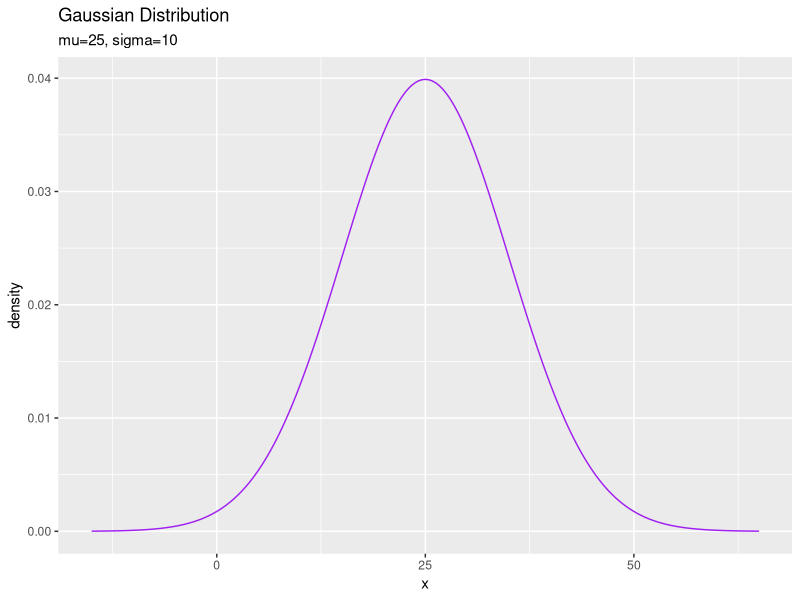
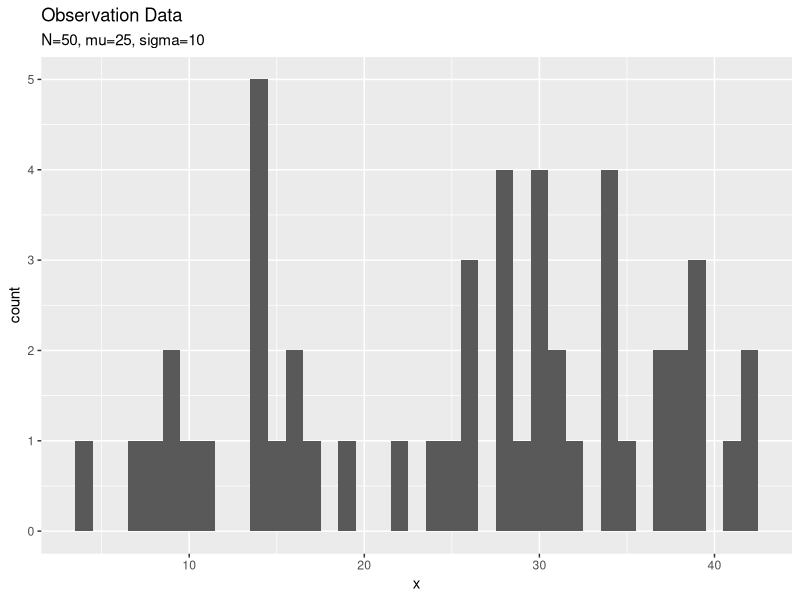
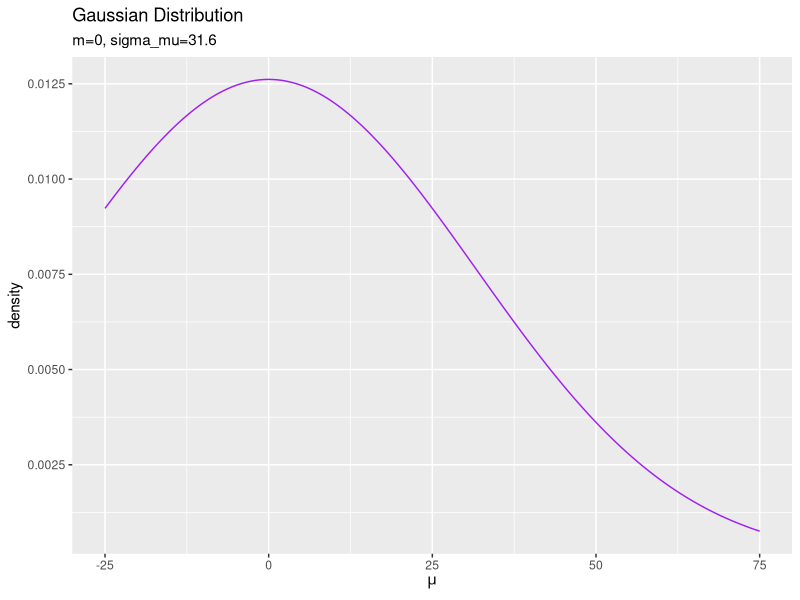
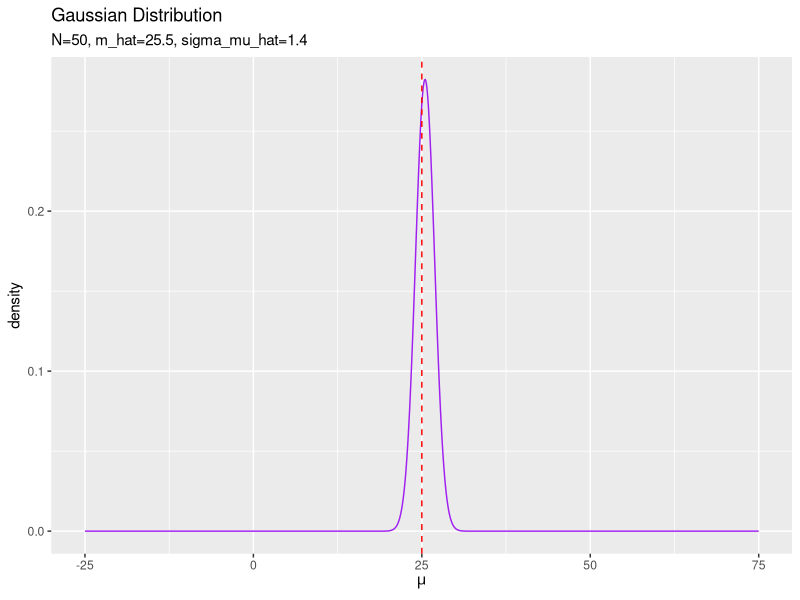

Write the R code that produced these figures, in order. (Note: this script raises an error after producing the figures.)

# 3.3.1 1次元ガウス分布の学習と予測：平均が未知の場合 ----------------------------------------------------

# 3.3.1項で利用するパッケージ
library(tidyverse)


### 尤度(ガウス分布)の設定 -----

# 真のパラメータ指定
mu_truth <- 25
lambda <- 0.01

# 作図用のxの値を設定
x_line <- seq(
  mu_truth - 4 * sqrt(1 / lambda), 
  mu_truth + 4 * sqrt(1 / lambda), 
  by = 0.1
)

# 尤度を計算:式(2.64)
model_df <- tibble(
  x = x_line, # x軸の値
  density = dnorm(x, mean = mu_truth, sd = sqrt(1 / lambda)) # 確率密度
)

# 尤度を作図
ggplot(model_df, aes(x = x, y = density)) + 
  geom_line(color = "purple") + # 尤度
  labs(title = "Gaussian Distribution", 
       subtitle = paste0("mu=", round(mu_truth, 2), ", sigma=", round(sqrt(1 / lambda), 1)))


### 観測データの生成 -----

# (観測)データ数を指定
N <- 50

# ガウス分布に従うデータを生成
x_n <- rnorm(n = N, mean = mu_truth, sd = sqrt(1 / lambda))

# 観測データを確認
summary(x_n)

# 観測データのヒストグラムを作図
tibble(x = x_n) %>% 
  ggplot(aes(x = x)) + 
    geom_histogram(binwidth = 1) + # 観測データ
    labs(title = "Observation Data", 
         subtitle = paste0("N=", N, ", mu=", mu_truth, ", sigma=", round(sqrt(1 / lambda), 1)))


### 事前分布(ガウス分布)の設定 -----

# 事前分布のパラメータを指定
m <- 0
lambda_mu <- 0.001

# 作図用のmuの値を設定
mu_line <- seq(
  mu_truth - 5 * sqrt(1 / lambda), 
  mu_truth + 5 * sqrt(1 / lambda), 
  by = 0.1
)

# 事前分布を計算:式(2.64)
prior_df <- tibble(
  mu = mu_line, # x軸の値
  density = dnorm(x = mu, mean = m, sd = sqrt(1 / lambda_mu)) # 確率密度
)

# 事前分布を作図
ggplot(prior_df, aes(x = mu, y = density)) + 
  geom_line(color = "purple") + # 事前分布
  labs(title = "Gaussian Distribution", 
       subtitle = paste0("m=", m, ", sigma_mu=", round(sqrt(1 / lambda_mu), 1)), 
       x = expression(mu))


### 事後分布(ガウス分布)の計算 -----

# 事後分布のパラメータを計算:式(3.53),(3.54)
lambda_mu_hat <- N * lambda + lambda_mu
m_hat <- (lambda * sum(x_n) + lambda_mu * m) / lambda_mu_hat

# 事後分布を計算:式(2.64)
posterior_df <- tibble(
  mu = mu_line, # x軸の値
  density = dnorm(x = mu, mean = m_hat, sd = sqrt(1 / lambda_mu_hat)) # 確率密度
)

# 事後分布を作図
ggplot(posterior_df, aes(x = mu, y = density)) + 
  geom_line(color = "purple") + # 事後分布
  geom_vline(aes(xintercept = mu_truth), 
             color = "red", linetype = "dashed") + # 真のパラメータ
  labs(title = "Gaussian Distribution", 
       subtitle = paste0("N=", N, ", m_hat=", round(m_hat, 1), ", sigma_mu_hat=", round(sqrt(1 / lambda_mu_hat), 1)), 
       x = expression(mu))


### 予測分布(ガウス分布)を計算 -----

# 予測分布のパラメータを計算:式(3.62')
lambda_star_hat <- lambda * lambda_mu_hat / (lambda + lambda_mu_hat)
mu_star_hat <- m_hat
#lambda_star_hat <- (N * lambda + lambda_mu) * lambda / ((N + 1) * lambda + lambda_mu)
#mu_star_hat <- (lambda * sum(x_n) + lambda_mu * m) / (N * lambda + lambda_mu)

# 予測分布の計算:式(2.64)
predict_df <- tibble(
  x = x_line, # x軸の値
  density = dnorm(x = x, mean = mu_star_hat, sd = sqrt(1 / lambda_star_hat)) # 確率密度
)

# 予測分布を作図
ggplot() + 
  geom_line(data = predict_df, aes(x = x, y = density), color = "purple") + # 予測分布
  geom_line(data = model_df, aes(x = x, y = density), color = "red", linetype = "dashed") + # 真のモデル
  labs(title = "Gaussian Distribution", 
       subtitle = paste0("N=", N, ", mu_star_hat=", round(mu_hat, 1), ", sigma_star_hat=", round(sqrt(1 / lambda_star), 1)))


# ・アニメーション ----------------------------------------------------

# 利用するパッケージ
library(tidyverse)
library(gganimate)


### 推論処理 -----

# 真のパラメータを指定
mu_truth <- 25
lambda <- 0.01

# 事前分布のパラメータを指定
m <- 0
lambda_mu <- 0.001

# 作図用のmuの値を設定
mu_line <- seq(
  mu_truth - 5 * sqrt(1 / lambda), 
  mu_truth + 5 * sqrt(1 / lambda), 
  by = 0.1
)

# 事前分布(ガウス分布)を計算:式(2.64)
posterior_df <- tibble(
  mu = mu_line, # x軸の値
  density = dnorm(x = mu, mean = m, sd = sqrt(1 / lambda_mu)), # 確率密度
  label = as.factor(
    paste0(
      "N=", 0, ", m=", m, ", sigma_mu=", round(sqrt(1 / lambda_mu), 1)
    )
  ) # パラメータ
)

# 初期値による予測分布のパラメータを計算:式(3.62)
lambda_star <- lambda * lambda_mu / (lambda + lambda_mu)
mu_star <- m

# 作図用のxの値を設定
x_line <- seq(
    mu_truth - 4 * sqrt(1 / lambda), 
    mu_truth + 4 * sqrt(1 / lambda), 
    by = 0.1
  )

# 初期値による予測分布(ガウス分布)を計算:式(2.64)
predict_df <- tibble(
  x = x_line, # x軸の値
  density = dnorm(x = x, mean = mu_star, sd = sqrt(1 / lambda_star)),  # 確率密度
  label = as.factor(
    paste0(
      "N=", 0, ", mu_star=", round(mu_star, 1), ", sigma_star=", round(sqrt(1 / lambda_star), 1)
    )
  ) # パラメータ
)

# データ数(試行回数)を指定
N <- 100

# 観測データの受け皿を初期化
x_n <- rep(0, N)

# ベイズ推論
for(n in 1:N){
  
  # ガウス分布に従うデータを生成
  x_n[n] <- rnorm(n = 1, mean = mu_truth, sd = sqrt(1 / lambda))
  
  # 事後分布のパラメータを更新:式(3.53),(3.54)
  lambda_mu_old <- lambda_mu
  lambda_mu <- 1 * lambda + lambda_mu
  m <- (lambda * x_n[n] + lambda_mu_old * m) / lambda_mu
  
  # 事後分布(ガウス分布)を計算:式(2.64)
  tmp_posterior_df <- tibble(
    mu = mu_line, # x軸の値
    density = dnorm(x = mu, mean = m, sd = sqrt(1 / lambda_mu)), # 確率密度
    label = as.factor(
      paste0(
        "N=", n, ", m_hat=", round(m, 1), ", sigma_mu_hat=", round(sqrt(1 / lambda_mu), 1)
      )
    ) # パラメータ
  )
  
  # 予測分布のパラメータを更新:式(3.62)
  lambda_star <- lambda * lambda_mu / (lambda + lambda_mu)
  mu_star <- m
  
  # 予測分布(ガウス分布)を計算:式(2.64)
  tmp_predict_df <- tibble(
    x = x_line, # x軸の値
    density = dnorm(x = x, mean = mu_star, sd = sqrt(1 / lambda_star)), # 確率密度
    label = as.factor(
      paste0(
        "N=", n, ", mu_star_hat=", round(mu_star, 1), ", sigma_star_hat=", round(sqrt(1 / lambda_star), 1)
      )
    ) # パラメータ
  )
  
  # 推論結果を結合
  posterior_df <- rbind(posterior_df, tmp_posterior_df)
  predict_df <- rbind(predict_df, tmp_predict_df)
}

# 観測データを確認
summary(x_n)


### 作図処理 -----

# 事後分布を作図
posterior_graph <- ggplot(posterior_df, aes(x = mu, y = density)) + 
  geom_line(color = "purple") + # 事後分布
  geom_vline(aes(xintercept = mu_truth), 
             color = "red", linetype = "dashed") + # 真のパラメータ
  gganimate::transition_manual(label) + # フレーム
  labs(title = "Gaussian Distribution", 
       subtitle = "{current_frame}", 
       x = expression(mu))

# gif画像を出力
gganimate::animate(posterior_graph, nframes = N + 1, fps = 10)


# 尤度を計算
model_df <- tibble(
  x = x_line, # x軸の値
  density = dnorm(x, mean = mu_truth, sd = sqrt(1 / lambda)) # 確率密度
)

# 予測分布を作図
predict_graph <- ggplot() + 
  geom_line(data = predict_df, aes(x = x, y = density), 
            color = "purple") + # 予測分布
  geom_line(data = model_df, aes(x = x, y = density), 
            color = "red", linetype = "dashed") + # 真の分布
  gganimate::transition_manual(label) + # フレーム
  labs(title = "Gaussian Distribution", 
       subtitle = "{current_frame}")

# gif画像を出力
gganimate::animate(predict_graph, nframes = N + 1, fps = 10)
